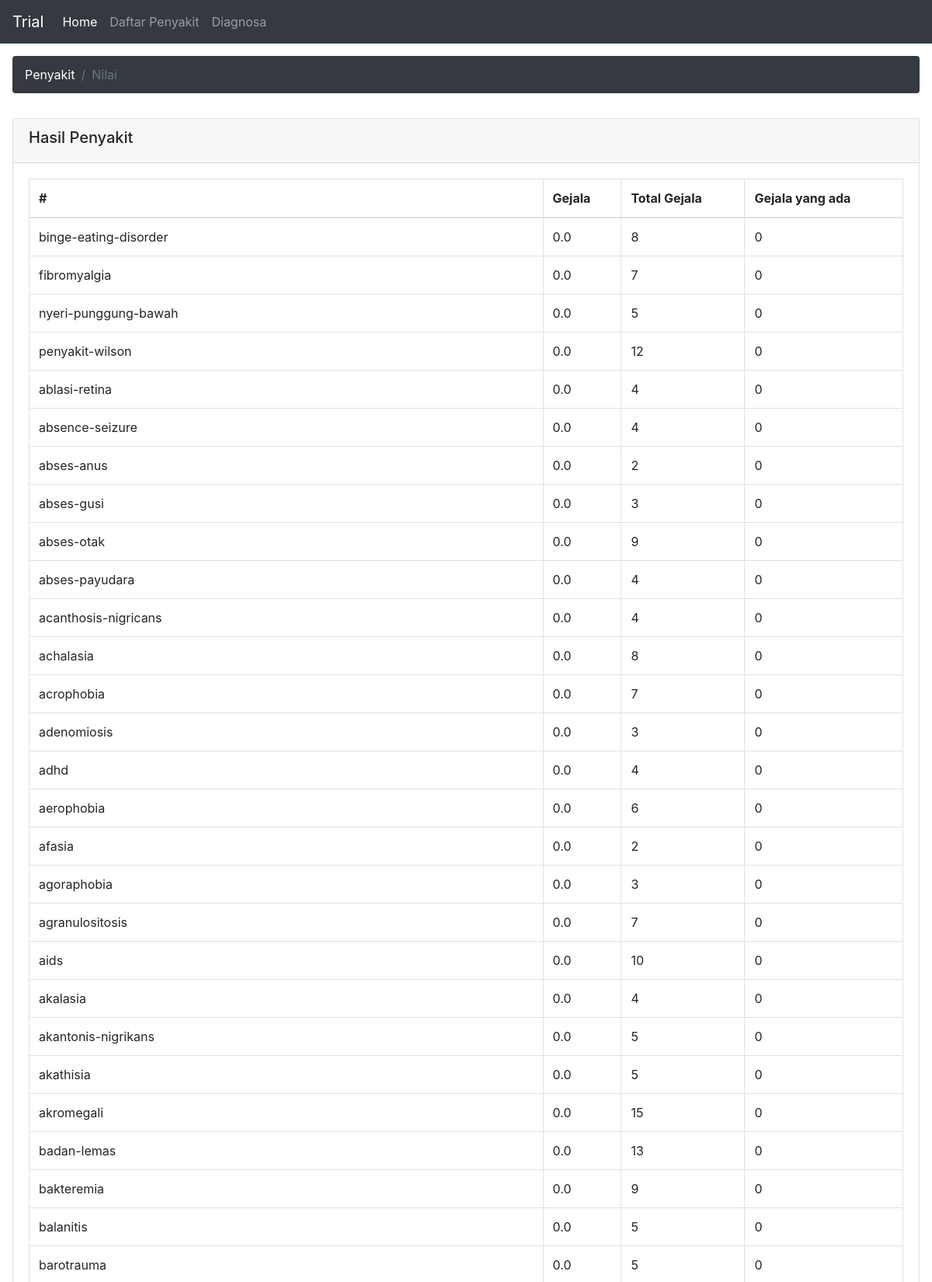
Screenshot of /hasil-penyakit/ (upper part) with the database file from the repository.
### daftarPenyakit/models.py (models this page shows)
class NamaPenyakit(models.Model):
    penyakit = models.TextField()

### daftarPenyakit/views.py (the view)
# urls.py: path('hasil-penyakit/', cekPenyakit),
def cekPenyakit(request):
	selected = request.POST.getlist('pilihGejala')
	hasil = naiveBayes(selected)
	return render(request, 'hasil-penyakit.html',
		{'all_data': hasil})

### templates/hasil-penyakit.html (shortened to what this page needs)
<!DOCTYPE html>
<html lang="id" dir="ltr">
  <head>
    <link rel="stylesheet" href="https://cdnjs.cloudflare.com/ajax/libs/twitter-bootstrap/4.3.1/css/bootstrap.min.css">
  </head>
  <body>
    <nav class="navbar navbar-expand-lg navbar-dark bg-dark">
      <a class="navbar-brand" href="#">Trial</a>
      <div class="collapse navbar-collapse" id="navbarSupportedContent">
        <ul class="navbar-nav mr-auto">
          <li class="nav-item active">
            <a class="nav-link" href="/">Home <span class="sr-only">(current)</span></a>
          </li>
          <li class="nav-item">
            <a class="nav-link" href="/daftar-penyakit">Daftar Penyakit</a>
          </li>
          <li class="nav-item">
            <a class="nav-link" href="/diagnosa">Diagnosa</a>
          </li>
        </ul>
      </div>
    </nav>
    <nav aria-label="breadcrumb">
      <ol class="breadcrumb m-3 bg-dark">
        <li class="breadcrumb-item"><a href="/daftar-penyakit">Penyakit</a></li>
        <li class="breadcrumb-item active" aria-current="page">Nilai</li>
      </ol>
    </nav>
    <div class="container-fluid p-3">
      <div class="row">
        <div class="col-sm">
          <div class="card">
            <div class="card-header">
              <h5>Hasil Penyakit</h5>
            </div>
            <div class="card-body">
                <table class="table table-bordered">
                    <thead>
                        <tr>
                          <th>#</th>
                          <th>Gejala</th>
                          <th>Total Gejala</th>
                          <th>Gejala yang ada</th>
                        </tr>
                    </thead>
                    <tbody>
                        {% for data in all_data %}
                            <tr>
                                <td>{{ data.penyakit }}</td>
                                <td>{{ data.nilai }}</td>
                                <td>{{ data.total_gejala }}</td>
                                <td>{{ data.total_ada }}</td>
                            </tr>
                        {% endfor %}
                    </tbody>
                </table>
            </div>
          </div>
        </div>
      </div>
    </div>
  </body>
</html>

### templates/hasil-penyakit.html (style rules this page uses)
.breadcrumb li a { color: white; }

### rows the page displays
NamaPenyakit: penyakit "binge-eating-disorder"
NamaPenyakit: penyakit "fibromyalgia"
NamaPenyakit: penyakit "nyeri-punggung-bawah"
NamaPenyakit: penyakit "penyakit-wilson"
NamaPenyakit: penyakit "ablasi-retina"
NamaPenyakit: penyakit "absence-seizure"
NamaPenyakit: penyakit "abses-anus"
NamaPenyakit: penyakit "abses-gusi"
NamaPenyakit: penyakit "abses-otak"
NamaPenyakit: penyakit "abses-payudara"
NamaPenyakit: penyakit "acanthosis-nigricans"
NamaPenyakit: penyakit "achalasia"
NamaPenyakit: penyakit "acrophobia"
NamaPenyakit: penyakit "adenomiosis"
NamaPenyakit: penyakit "adhd"
NamaPenyakit: penyakit "aerophobia"
NamaPenyakit: penyakit "afasia"
NamaPenyakit: penyakit "agoraphobia"
NamaPenyakit: penyakit "agranulositosis"
NamaPenyakit: penyakit "aids"
NamaPenyakit: penyakit "akalasia"
NamaPenyakit: penyakit "akantonis-nigrikans"
NamaPenyakit: penyakit "akathisia"
NamaPenyakit: penyakit "akromegali"
NamaPenyakit: penyakit "badan-lemas"
NamaPenyakit: penyakit "bakteremia"
NamaPenyakit: penyakit "balanitis"
NamaPenyakit: penyakit "barotrauma"

### other values shown
{{ data.nilai }} "0.0" "0.0" "0.0" "0.0" "0.0" "0.0" "0.0" "0.0" "0.0" "0.0" "0.0" "0.0" "0.0" "0.0" "0.0" "0.0" "0.0" "0.0" "0.0" "0.0" "0.0" "0.0" "0.0" "0.0" "0.0" "0.0" "0.0" "0.0"
{{ data.total_gejala }} "8" "7" "5" "12" "4" "4" "2" "3" "9" "4" "4" "8" "7" "3" "4" "6" "2" "3" "7" "10" "4" "5" "5" "15" "13" "9" "5" "5"
{{ data.total_ada }} "0" "0" "0" "0" "0" "0" "0" "0" "0" "0" "0" "0" "0" "0" "0" "0" "0" "0" "0" "0" "0" "0" "0" "0" "0" "0" "0" "0"
